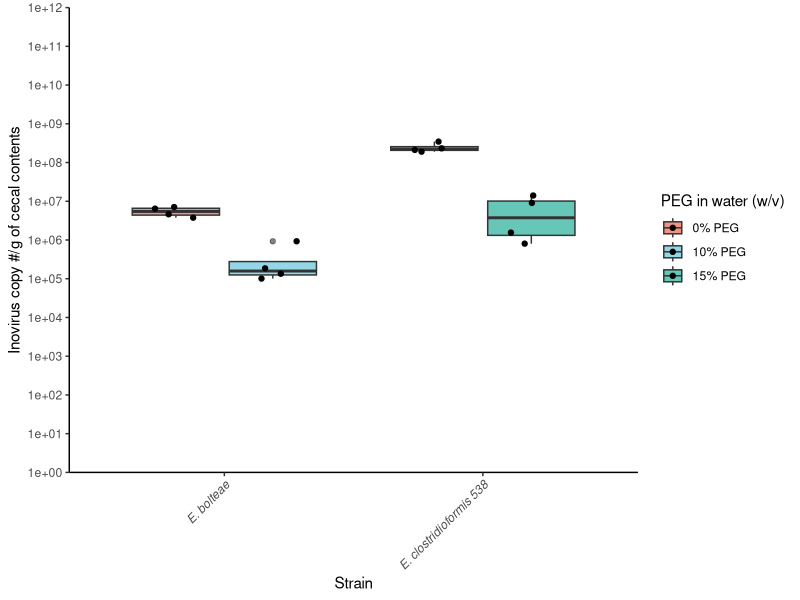

The R source for this figure:
## ---- chunk 1
library(tidyverse)
library(ggsci)
library(readxl)
## ---- chunk 2
dat <- read_excel(path = "Inovirus_dat_compiled.xlsx")
dat
## ---- chunk 3
dat %>%
  ggplot(aes(x = Strain, y = mean_Copy_number_g, fill = Treatment_PEG)) +
  geom_boxplot(alpha = 0.6) +
  geom_point(size =1.5, position=position_jitterdodge(jitter.width = .2)) +
  scale_y_log10(limits = c(1e+0, 1e+12), n.breaks = 12, expand = c(0, 0)) +
  scale_fill_npg() +
  theme_classic() +
  labs(x = "Strain", y = "Inovirus copy #/g of cecal contents", fill = "PEG in water (w/v)")+
  
  theme(strip.text.x = element_text(size=10, colour = "Black"),
      strip.background = element_rect(colour="black", fill="grey90"),
      axis.text.x = element_text(angle = 45,hjust=1, face = "italic")
      )
## ---- chunk 4
# filter dat
dat_bolt <- dat %>%
  filter(Strain == "E. bolteae")
dat_bolt

# do barlett test to check for equal variance
bartlett.test(mean_Copy_number_g~Treatment_PEG, data = dat_bolt) # use Var.equal = TRUE

# Perform two sample t test
t.test(mean_Copy_number_g~Treatment_PEG, data = dat_bolt,
       var.equal = TRUE,
       conf.level = 0.95)

## ---- chunk 5
# filter dat
dat_CF538 <- dat %>%
  filter(Strain == "E. clostridioformis 538")
dat_CF538

# do barlett test to check for equal variance
bartlett.test(mean_Copy_number_g~Treatment_PEG, data = dat_CF538) # use Var.equal = FALSE

# Perform two sample t test
t.test(mean_Copy_number_g~Treatment_PEG, data = dat_CF538,
       var.equal = FALSE,
       conf.level = 0.95)

